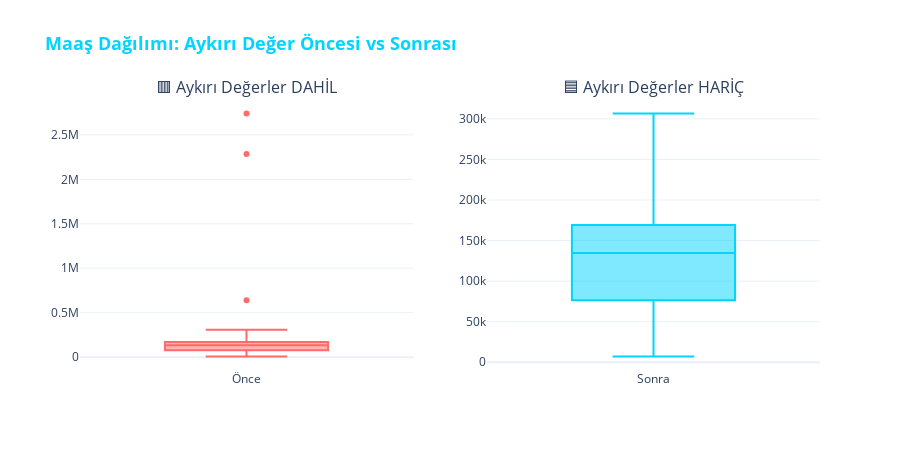

Notebook source saved alongside this figure:
### Code cell
# Maaş - Aykırı Değer Öncesi vs Sonrası Boxplot
from plotly.subplots import make_subplots

salary_no_outliers = salary_clean[(salary_clean >= lb_salary) & (salary_clean <= ub_salary)]

fig = make_subplots(rows=1, cols=2, subplot_titles=('🟥 Aykırı Değerler DAHİL', '🟦 Aykırı Değerler HARİÇ'))

fig.add_trace(go.Box(y=salary_clean, name='Önce', marker_color='#ff6b6b', boxpoints='outliers'), row=1, col=1)
fig.add_trace(go.Box(y=salary_no_outliers, name='Sonra', marker_color='#00d4ff', boxpoints='outliers'), row=1, col=2)

fig.update_layout(
    title='<b>Maaş Dağılımı: Aykırı Değer Öncesi vs Sonrası</b>',
    title_font=dict(size=18, color='#00d4ff'),
    height=450,
    showlegend=False
)
fig.show()

print(f"\n📊 Maaş Özeti:")
print(f"   • Önce: {len(salary_clean):,} kayıt | Min: €{salary_clean.min():,.0f} | Max: €{salary_clean.max():,.0f}")
print(f"   • Sonra: {len(salary_no_outliers):,} kayıt | Min: €{salary_no_outliers.min():,.0f} | Max: €{salary_no_outliers.max():,.0f}")
print(f"   • Silinen: {len(salary_clean) - len(salary_no_outliers)} aykırı değer")

### Figure 1 — Plotly figure (JSON) as saved in the notebook; plotly's stock layout.template omitted (floating-point values rounded to 4 significant figures; data arrays with more than 128 entries replaced by an {"elided": "..."} marker saying what was removed)
{"data": [{"boxpoints": "outliers", "marker": {"color": "#ff6b6b"}, "name": "Önce", "type": "box", "xaxis": "x", "y": {"elided": "944 float values"}, "yaxis": "y"}, {"boxpoints": "outliers", "marker": {"color": "#00d4ff"}, "name": "Sonra", "type": "box", "xaxis": "x2", "y": {"elided": "941 float values"}, "yaxis": "y2"}], "layout": {"annotations": [{"font": {"size": 16}, "showarrow": false, "text": "🟥 Aykırı Değerler DAHİL", "x": 0.225, "xanchor": "center", "xref": "paper", "y": 1, "yanchor": "bottom", "yref": "paper"}, {"font": {"size": 16}, "showarrow": false, "text": "🟦 Aykırı Değerler HARİÇ", "x": 0.775, "xanchor": "center", "xref": "paper", "y": 1, "yanchor": "bottom", "yref": "paper"}], "height": 450, "showlegend": false, "title": {"font": {"color": "#00d4ff", "size": 18}, "text": "<b>Maaş Dağılımı: Aykırı Değer Öncesi vs Sonrası</b>"}, "xaxis": {"anchor": "y", "domain": [0, 0.45]}, "xaxis2": {"anchor": "y2", "domain": [0.55, 1]}, "yaxis": {"anchor": "x", "domain": [0, 1]}, "yaxis2": {"anchor": "x2", "domain": [0, 1]}}}
